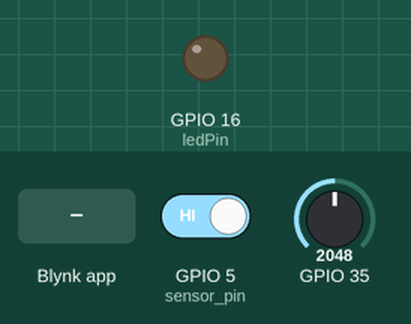
Simulated run of this sketch. Board: ESP32. On the bench: output pins drawn as LEDs (lit = HIGH). The inputs (shaded band) are chosen by the test bench; at power-on: GPIO 5 (sensor_pin) HIGH, GPIO 35 = 2048. WiFi joins after 1.5 s; servers stay silent unless stated; what the sketch prints to the serial monitor is not drawn.

Above: at 3.0 s.
3.1 s: Blynk app writes 1 to V1
At 3.7 s:
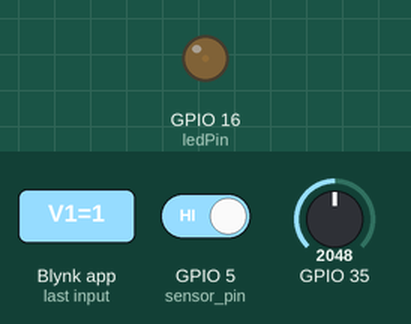
4.6 s: Blynk app writes 200 to V1
At 4.9 s:
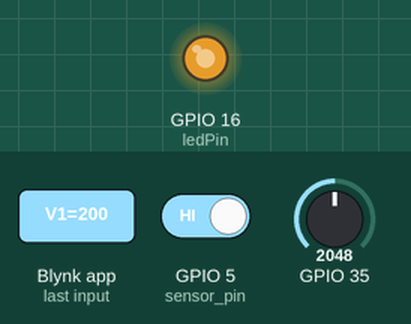
Timing chart, 0 to 7.6 s (numbered marks = the images above; inputs shaded):
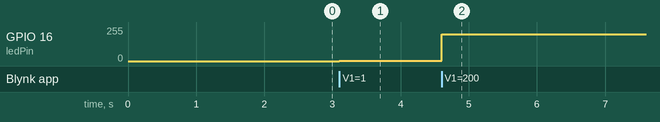

The sketch:

IoT_Blynk_Benchmark.ino
```cpp
///////////////////////////////////////////////////////////////////
////////////////////////SMKDT IOT CLUB 2022////////////////////////
//////////////////////BLYNK PROJECT BENCHMARK /////////////////////
/////I REALLY REALLY HOPE THIS MAKE SANTRI DO IOT PROJECT EASIER///
///////////////////////////////////////////////////////////////////


///////////////////////////////////////////////////////////////////

//memanggil library blynk dan wifi. jangan lupa di install dulu ////

#define BLYNK_PRINT Serial

#include <WiFi.h>
#include <WiFiClient.h>
#include <BlynkSimpleEsp32.h>

// mengaktifkan blynk timer dan widget led supaya dapat tampil di hp
BlynkTimer timer;
WidgetLED led1(V1);

//kode autentikasi dari blynk app. ini kode unik tiap hp akan berbeda beda
char auth[] = "xxxxxxxxxxxxxxxxxxxxxxxxxxxxxxxxxx";

//masukkan wifi mana yang kamu mau connect
char ssid[] = "xxxxxxxxxxxxxxxxxx";
char pass[] = "xxxxxxxxxxxxxxxxxx";


/*--------masukkan variabel yang dibutuhkan---------*/

//nama pin dan alamatnya
const int ledPin = 16;

//variabel untuk analog write.
const int freq = 5000;
const int ledChannel = 1;
const int resolution = 8;

//nama pin dan alamatnya
int sensor_pin = 5;

//sensor flag berfungsi mengunci kondisi sensor. jika tidak hp akan banyak notifikasi
int sensor_flag = 0;

/*------ void setup berfungsi untuk inisialisasi pertama (booting)----*/

void setup() {

  //pin mode berfungsi untuk menentukan pin tersebut input atau output
  pinMode(sensor_pin, INPUT_PULLUP);

 //inisialisasi pin yang digunakan untuk analog write
  ledcSetup(ledChannel, freq, resolution);
  ledcAttachPin(ledPin, ledChannel);


  //debug serial. untuk standalone standarnya 9600 atau 38400. untuk iot 115200
  Serial.begin(115200);

  //jeda 10 mili detik untuk konek ke wifi
  delay(10);
  Serial.print("Connecting to ");
  Serial.println(ssid);


  //menghubungkan ke wifi. ini default jangan diganti ganti :)
  WiFi.begin(ssid, pass);

  while (WiFi.status() != WL_CONNECTED) {
    delay(500);
    Serial.print(".");
  }

  Serial.println("WiFi connected");

  //setelah wifi terhubung maka akan menghubungkan ke aplikasi blynk
  Blynk.begin(auth, ssid, pass);
  timer.setInterval(1000L, myTimerEvent);
}

//VOID LOOP SUDAH FIX SEPERTI INI JANGAN DITAMBAH TAMBAHIN NANTI ESP32 NGELAG
void loop(){

    Blynk.run();
    timer.run();
}

void myTimerEvent()
{
  //kalau mau menambahkan fungsi disini

  //membaca sensor infrared di pin D5 dan memberi notifikasi ke hp
  int sensor_value = !digitalRead(sensor_pin);
  if (sensor_value==1 && sensor_flag==0) {
    Blynk.notify("Alert : ada mudarris asup");
    sensor_flag=1;
    led1.on();
  }
  else if (sensor_value==0) {
    sensor_flag=0;
    led1.off();
  }

  //membaca sensor analog dan memberi datanya ke hp
  int sensor_analog = analogRead(35);
  Blynk.virtualWrite(V5, sensor_analog);
}

// membaca virtual pin (data dari hp)

BLYNK_WRITE(V2) {
  int V2_value = param.asInt();
}

BLYNK_WRITE(V1)
{
  int V1_value = param.asInt();
  ledcWrite(ledChannel, V1_value);
  Serial.println(V1_value);

}
```

Measured:
- after the input at 3.1 s, GPIO 16 (ledPin): 0/255 → 1/255 at once
- after the input at 4.6 s, GPIO 16 (ledPin): 1/255 → 199/255 at once
